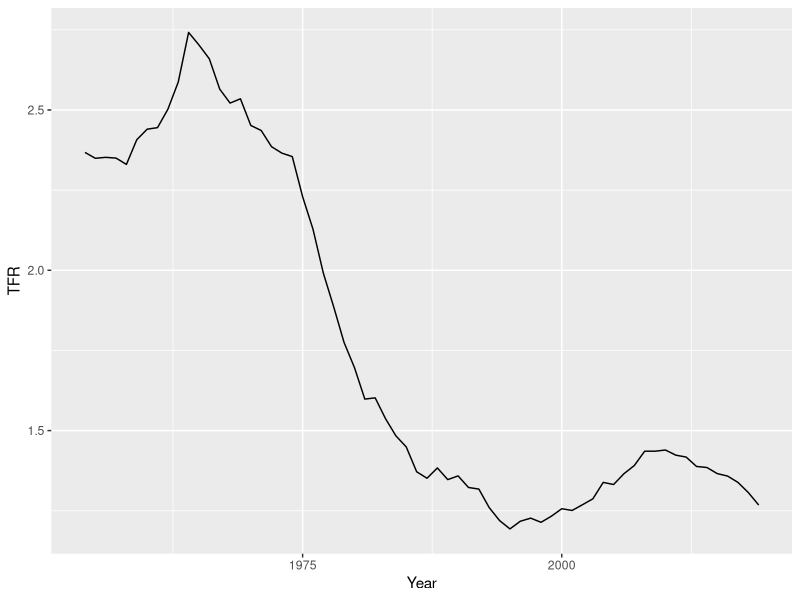
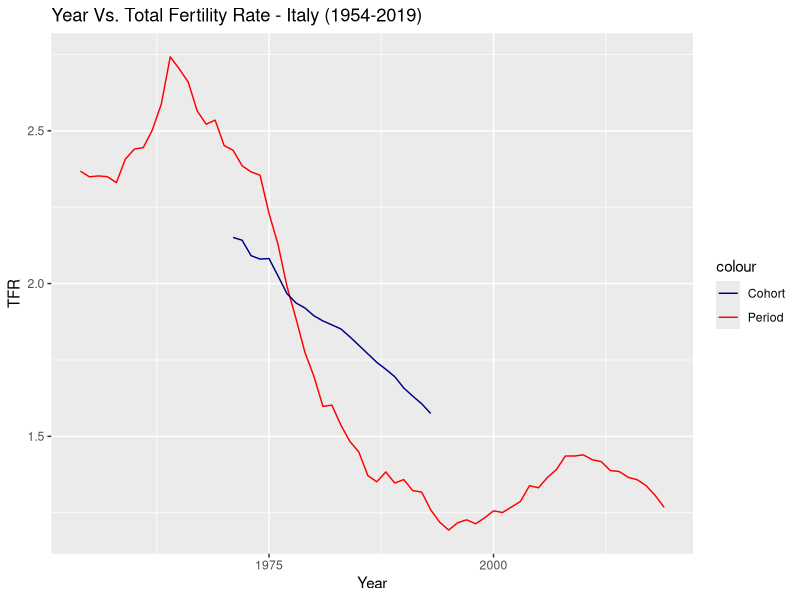

Here is the R script that generated these plots, in order:

## R tutorial 3 - Fertility
## student's version
## DEMO2002 - Population dynamics
## 17-Mar-2021

#### good practice is to load the package first ####

library(ggplot2)

#### data preparation ####

# complete by yourself
Mx<-read.table("ITAasfrRR.txt", header = TRUE, skip = 2) 

# complete by yourself
Mx$Age[Mx$Age=="12-"] <- "12"
  # complete by yourself
Mx$Age[Mx$Age=="55+"] <- "55"
  
Mx$Age <- as.numeric(Mx$Age)

#### calculate TFR for any given year ####

i <- 2019

Mx2019 <- Mx[Mx$Year==i, ]

TFR2019 <- 0

# complete by yourself, how to calculate TFR?
TFR2019 <- sum(Mx2019$ASFR)

#### loop to calculate TFR ####

Year <- unique(Mx$Year) 

TFR <- c()

for(i in Year){
  Fx <- Mx[Mx$Year==i,] 
  #Again how to calculate TFR?
  tfr <- sum(Fx$ASFR)
  TFR <- c(TFR,tfr)
}

TFR <- data.frame(Year=Year,TFR=TFR)

# For the TFR we just created

# add the x and y axis yourself
ggplot(TFR,aes(x=Year,y=TFR))+geom_line()

#### Period & Cohort Comparison ####

Mx2<-read.table("ITAasfrVV.txt", skip = 2, header = T)

# you can do this!
Mx2$ARDY[Mx2$ARDY=="12-"] <- "12"
  Mx2$ARDY[Mx2$ARDY=="55+"] <- "55"
  Mx2$ARDY <- as.numeric(Mx2$ARDY)

# make the birth year of the cohort numeric
Mx2$Cohort <- gsub("[+]","",Mx2$Cohort)
Mx2$Cohort <- gsub("[-]","",Mx2$Cohort)

Mx2$Cohort <- as.numeric(Mx2$Cohort)

#### We are gonna look at the Cohort TFR ####

Year2 <- 1942:1964

CTFR <- c()
MAC <- c()

for (i in Year2) {
  Fx <- Mx2[Mx2$Cohort==i,]
  #again how to calculate TFR?
  ctfr<- sum(Fx$ASFR)
  CTFR <- c(CTFR,ctfr)
  
  mac <- sum((Fx$ARDY + 0.5) * Fx$ASFR) / sum(Fx$ASFR)
  print(mac)
  MAC <- c(MAC, mac)
}

CTFR <- data.frame(Year=1942:1964,CTFR=CTFR, MAC=MAC)

#### Plotting time! ####

ggplot(TFR,aes(x=Year,y=TFR,color="Period"))+
  geom_line()+
  # we have two data so we need to add a new data to plot. 
  geom_line(CTFR,mapping=aes(x=Year + 29,y=CTFR,color="Cohort"))+
  scale_color_manual(values = c("navy","red", "green")) + 
  ggtitle("Year Vs. Total Fertility Rate - Italy (1954-2019)")

